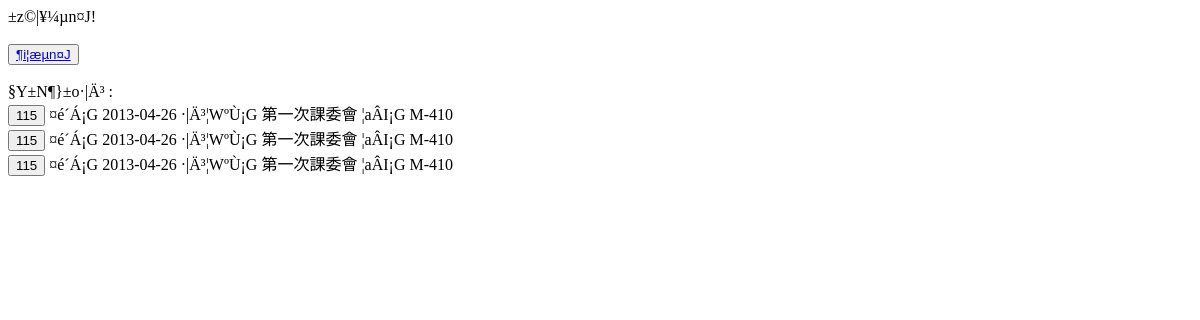
/upload/meet.php, run on an earlier commit of the app's database.
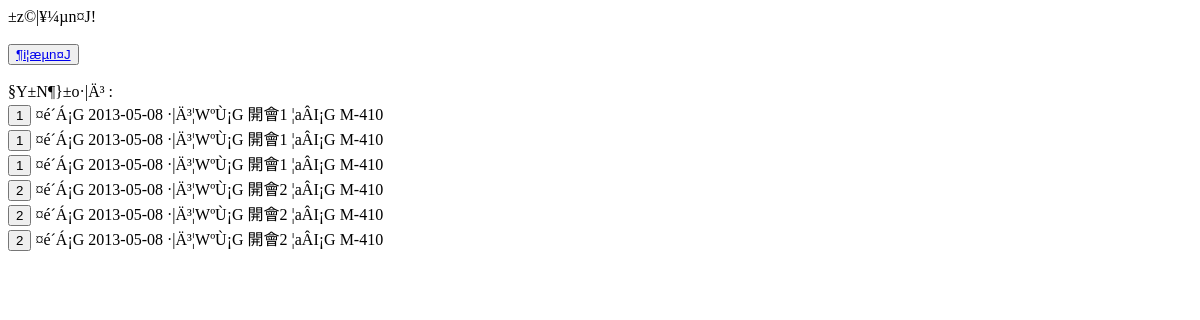
And on a later commit of the database.
### tables this page shows
CREATE TABLE IF NOT EXISTS `meetings` (
  `Mid` int(11) NOT NULL AUTO_INCREMENT COMMENT '會議id',
  `Name` varchar(11) NOT NULL COMMENT '會議名稱',
  `Rid` int(11) NOT NULL COMMENT '教室id',
  `Date` date NOT NULL COMMENT '日期',
  `startTime` int(11) NOT NULL COMMENT '開始時段',
  `endTime` int(11) NOT NULL COMMENT '結束時段',
  `Borrower` int(11) NOT NULL COMMENT '借用人Uid',
  PRIMARY KEY (`Mid`)
);

CREATE TABLE IF NOT EXISTS `room` (
  `Rid` int(11) NOT NULL AUTO_INCREMENT COMMENT '教室id',
  `Name` varchar(11) NOT NULL COMMENT '教室名稱',
  PRIMARY KEY (`Rid`)
);

### upload/meet.php (the view, shortened to what this page needs)
<html>
<body>
         <form name="form1" method="get" action="new.php">
           <?php
if (@$_SESSION['user'] == null)
{
echo "±z©|¥¼µn¤J!<BR><BR>";
echo "<button><a href='SESSION-2.php'>¶i¦æµn¤J</a></button><br><br>";
}
			  echo "§Y±N¶}±o·|Ä³ :<BR>";
        $sql2 = "SELECT Mid FROM Meeting_user WHERE Uid  like '%$Uid%' ";
         $result2 = mysql_query($sql2) or die(mysql_error());
        while($row2 = mysql_fetch_array($result2)  )
		{
			$Mid= $row2['Mid'];
		$sql3 = "SELECT Name FROM Meetings WHERE Mid  like '%$Mid%' ";
		$result3 = mysql_query($sql3) or die(mysql_error());
		$row3 = mysql_fetch_array($result3);
		$sql4 = "SELECT Rid FROM Meetings WHERE Mid  like '%$Mid%' ";
		$result4 = mysql_query($sql4) or die(mysql_error());
		$row4 = mysql_fetch_array($result4);
		$Rid=$row4 ['Rid'];
		$sql5 = "SELECT Name FROM Room WHERE Rid  like '%$Rid%' ";
		$result5 = mysql_query($sql5) or die(mysql_error());
		$row5 = mysql_fetch_array($result5);
		$sql6 = "SELECT Date FROM Meetings WHERE Mid  like '%$Mid%' ";
		$result6 = mysql_query($sql6) or die(mysql_error());
		$row6 = mysql_fetch_array($result6);
?>
           <input type="submit" name="mid" value="<?php echo $row2['Mid'];?>">
           <?php
	 echo "¤é´Á¡G ".$row6['Date']."";
     echo "   ·|Ä³¦WºÙ¡G ".$row3['Name']."";
	 echo "    ¦aÂI¡G ".$row5['Name']."<br>";
            }
?>
           <br>
         </form>
</body>
 </html>

What changed in the data, as far as the page shows it:
removed meetings: Name "第一次課委會"
added meetings: Name "開會1"
added meetings: Name "開會2"
Also different on the page:
new list line: "1 ¤é´Á¡G 2013-05-08 ·|Ä³¦WºÙ¡G ¦aÂI¡G"
new list line: "M-410"
new list line: "2 ¤é´Á¡G 2013-05-08 ·|Ä³¦WºÙ¡G ¦aÂI¡G"
list line gone: "115 ¤é´Á¡G 2013-04-26 ·|Ä³¦WºÙ¡G ¦aÂI¡G"
list line gone: "M-410"
